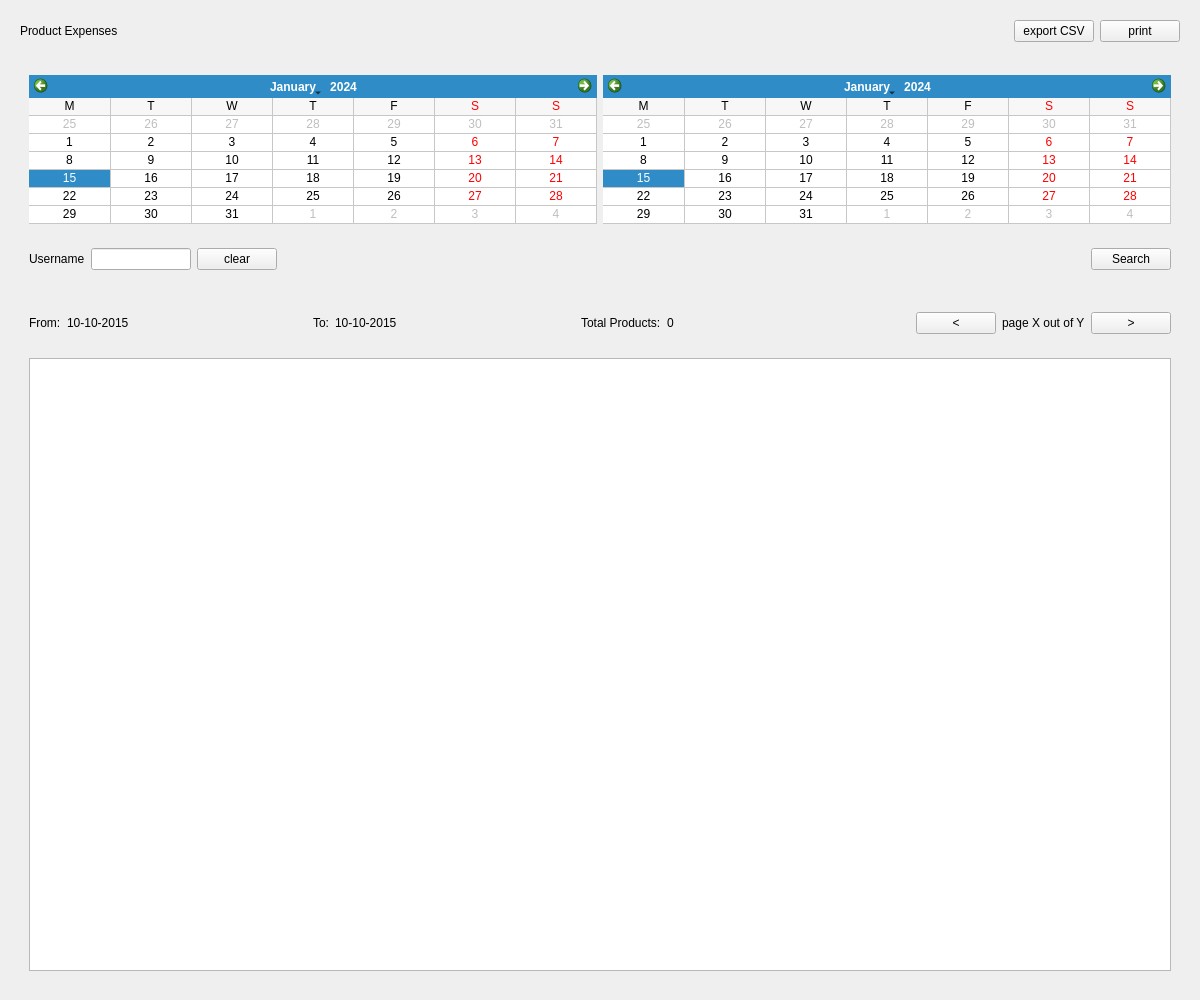
<?xml version="1.0" encoding="UTF-8"?>
<ui version="4.0">
 <class>ProductExpensesView</class>
 <widget class="QWidget" name="ProductExpensesView">
  <property name="geometry">
   <rect>
    <x>0</x>
    <y>0</y>
    <width>1200</width>
    <height>1000</height>
   </rect>
  </property>
  <property name="windowTitle">
   <string>Form</string>
  </property>
  <property name="styleSheet">
   <string notr="true">/*#topFrame {
border: none;
background: qlineargradient(x1: 0, y1: 0, x2: 0, y2: 1,
stop: 0 #a6a6a6, stop: 0.08 #7f7f7f,
stop: 0.39999 #717171, stop: 0.4 #626262,
stop: 0.9 #4c4c4c, stop: 1 #333333);
}

#bottomFrame {
border: none;
background: white;
}

#topFrame QLabel {
color: #fff;
}

#topFrame QPushButton {
color: #333;
border: 2px solid #555;
border-radius: 11px;
padding: 5px;
background: qradialgradient(cx: 0.3, cy: -0.4,
fx: 0.3, fy: -0.4,
radius: 1.35, stop: 0 #fff, stop: 1 #888);
min-width: 80px;
}

#topFrame QPushButton:hover {
background: qradialgradient(cx: 0.3, cy: -0.4,
fx: 0.3, fy: -0.4,
radius: 1.35, stop: 0 #fff, stop: 1 #bbb);
}

#topFrame QPushButton:pressed {
background: qradialgradient(cx: 0.4, cy: -0.1,
fx: 0.4, fy: -0.1,
radius: 1.35, stop: 0 #fff, stop: 1 #ddd);
}
*/</string>
  </property>
  <layout class="QVBoxLayout" name="verticalLayout">
   <item>
    <widget class="QWidget" name="topWidget" native="true">
     <property name="sizePolicy">
      <sizepolicy hsizetype="Preferred" vsizetype="Fixed">
       <horstretch>0</horstretch>
       <verstretch>0</verstretch>
      </sizepolicy>
     </property>
     <layout class="QHBoxLayout" name="horizontalLayout_4">
      <item>
       <widget class="QLabel" name="titleLabel">
        <property name="text">
         <string>Product Expenses</string>
        </property>
       </widget>
      </item>
      <item>
       <spacer name="horizontalSpacer_5">
        <property name="orientation">
         <enum>Qt::Horizontal</enum>
        </property>
        <property name="sizeHint" stdset="0">
         <size>
          <width>548</width>
          <height>20</height>
         </size>
        </property>
       </spacer>
      </item>
      <item>
       <widget class="QPushButton" name="csvPushButton">
        <property name="text">
         <string>export CSV</string>
        </property>
       </widget>
      </item>
      <item>
       <widget class="QPushButton" name="printPushButton">
        <property name="text">
         <string>print</string>
        </property>
       </widget>
      </item>
     </layout>
    </widget>
   </item>
   <item>
    <widget class="QWidget" name="searchWidget" native="true">
     <property name="sizePolicy">
      <sizepolicy hsizetype="Preferred" vsizetype="Fixed">
       <horstretch>0</horstretch>
       <verstretch>0</verstretch>
      </sizepolicy>
     </property>
     <layout class="QVBoxLayout" name="verticalLayout_2">
      <item>
       <widget class="QWidget" name="dateWidget" native="true">
        <layout class="QHBoxLayout" name="horizontalLayout">
         <item>
          <widget class="QCalendarWidget" name="fromCalendarWidget">
           <property name="gridVisible">
            <bool>true</bool>
           </property>
           <property name="horizontalHeaderFormat">
            <enum>QCalendarWidget::SingleLetterDayNames</enum>
           </property>
           <property name="verticalHeaderFormat">
            <enum>QCalendarWidget::NoVerticalHeader</enum>
           </property>
          </widget>
         </item>
         <item>
          <widget class="QCalendarWidget" name="toCalendarWidget">
           <property name="gridVisible">
            <bool>true</bool>
           </property>
           <property name="horizontalHeaderFormat">
            <enum>QCalendarWidget::SingleLetterDayNames</enum>
           </property>
           <property name="verticalHeaderFormat">
            <enum>QCalendarWidget::NoVerticalHeader</enum>
           </property>
          </widget>
         </item>
        </layout>
       </widget>
      </item>
      <item>
       <widget class="QWidget" name="memberWidget" native="true">
        <layout class="QHBoxLayout" name="horizontalLayout_2">
         <item>
          <widget class="QLabel" name="memberIdLabel">
           <property name="text">
            <string>Username</string>
           </property>
          </widget>
         </item>
         <item>
          <widget class="QLineEdit" name="memberIdLineEdit">
           <property name="sizePolicy">
            <sizepolicy hsizetype="Fixed" vsizetype="Fixed">
             <horstretch>0</horstretch>
             <verstretch>0</verstretch>
            </sizepolicy>
           </property>
           <property name="minimumSize">
            <size>
             <width>100</width>
             <height>0</height>
            </size>
           </property>
           <property name="maximumSize">
            <size>
             <width>100</width>
             <height>16777215</height>
            </size>
           </property>
          </widget>
         </item>
         <item>
          <widget class="QPushButton" name="clearPushButton">
           <property name="text">
            <string>clear</string>
           </property>
          </widget>
         </item>
         <item>
          <spacer name="horizontalSpacer">
           <property name="orientation">
            <enum>Qt::Horizontal</enum>
           </property>
           <property name="sizeHint" stdset="0">
            <size>
             <width>862</width>
             <height>20</height>
            </size>
           </property>
          </spacer>
         </item>
         <item>
          <widget class="QPushButton" name="searchPushButton">
           <property name="text">
            <string>Search</string>
           </property>
          </widget>
         </item>
        </layout>
       </widget>
      </item>
     </layout>
    </widget>
   </item>
   <item>
    <widget class="QWidget" name="resultsWidget" native="true">
     <layout class="QVBoxLayout" name="verticalLayout_3">
      <item>
       <widget class="QWidget" name="pagingWidget" native="true">
        <layout class="QHBoxLayout" name="horizontalLayout_3">
         <item>
          <widget class="QLabel" name="fromDateResultLabel">
           <property name="text">
            <string>From:</string>
           </property>
          </widget>
         </item>
         <item>
          <widget class="QLabel" name="fromDateResultValueLabel">
           <property name="minimumSize">
            <size>
             <width>200</width>
             <height>0</height>
            </size>
           </property>
           <property name="maximumSize">
            <size>
             <width>300</width>
             <height>16777215</height>
            </size>
           </property>
           <property name="text">
            <string>10-10-2015</string>
           </property>
          </widget>
         </item>
         <item>
          <spacer name="horizontalSpacer_4">
           <property name="orientation">
            <enum>Qt::Horizontal</enum>
           </property>
           <property name="sizeType">
            <enum>QSizePolicy::Fixed</enum>
           </property>
           <property name="sizeHint" stdset="0">
            <size>
             <width>40</width>
             <height>20</height>
            </size>
           </property>
          </spacer>
         </item>
         <item>
          <widget class="QLabel" name="toDateResultLabel">
           <property name="text">
            <string>To:</string>
           </property>
          </widget>
         </item>
         <item>
          <widget class="QLabel" name="toDateResultValueLabel">
           <property name="minimumSize">
            <size>
             <width>200</width>
             <height>0</height>
            </size>
           </property>
           <property name="maximumSize">
            <size>
             <width>300</width>
             <height>16777215</height>
            </size>
           </property>
           <property name="text">
            <string>10-10-2015</string>
           </property>
          </widget>
         </item>
         <item>
          <spacer name="horizontalSpacer_2">
           <property name="orientation">
            <enum>Qt::Horizontal</enum>
           </property>
           <property name="sizeType">
            <enum>QSizePolicy::Fixed</enum>
           </property>
           <property name="sizeHint" stdset="0">
            <size>
             <width>40</width>
             <height>20</height>
            </size>
           </property>
          </spacer>
         </item>
         <item>
          <widget class="QLabel" name="totalProductsLabel">
           <property name="text">
            <string>Total Products:</string>
           </property>
          </widget>
         </item>
         <item>
          <widget class="QLabel" name="totalProductsValueLabel">
           <property name="minimumSize">
            <size>
             <width>100</width>
             <height>0</height>
            </size>
           </property>
           <property name="maximumSize">
            <size>
             <width>100</width>
             <height>16777215</height>
            </size>
           </property>
           <property name="text">
            <string>0</string>
           </property>
          </widget>
         </item>
         <item>
          <spacer name="horizontalSpacer_3">
           <property name="orientation">
            <enum>Qt::Horizontal</enum>
           </property>
           <property name="sizeHint" stdset="0">
            <size>
             <width>376</width>
             <height>20</height>
            </size>
           </property>
          </spacer>
         </item>
         <item>
          <widget class="QPushButton" name="prevPagePushButton">
           <property name="text">
            <string>&lt;</string>
           </property>
          </widget>
         </item>
         <item>
          <widget class="QLabel" name="pageInfoLabel">
           <property name="text">
            <string>page X out of Y</string>
           </property>
          </widget>
         </item>
         <item>
          <widget class="QPushButton" name="nextPagePushButton">
           <property name="text">
            <string>&gt;</string>
           </property>
          </widget>
         </item>
        </layout>
       </widget>
      </item>
      <item>
       <widget class="QWidget" name="invoiceWidget" native="true">
        <layout class="QVBoxLayout" name="verticalLayout_4">
         <item>
          <widget class="QTableWidget" name="productTableWidget">
           <property name="editTriggers">
            <set>QAbstractItemView::NoEditTriggers</set>
           </property>
           <property name="selectionMode">
            <enum>QAbstractItemView::SingleSelection</enum>
           </property>
           <property name="selectionBehavior">
            <enum>QAbstractItemView::SelectRows</enum>
           </property>
           <attribute name="verticalHeaderVisible">
            <bool>false</bool>
           </attribute>
          </widget>
         </item>
        </layout>
       </widget>
      </item>
     </layout>
    </widget>
   </item>
  </layout>
  <zorder>searchWidget</zorder>
  <zorder>resultsWidget</zorder>
  <zorder>topWidget</zorder>
 </widget>
 <resources/>
 <connections/>
</ui>
